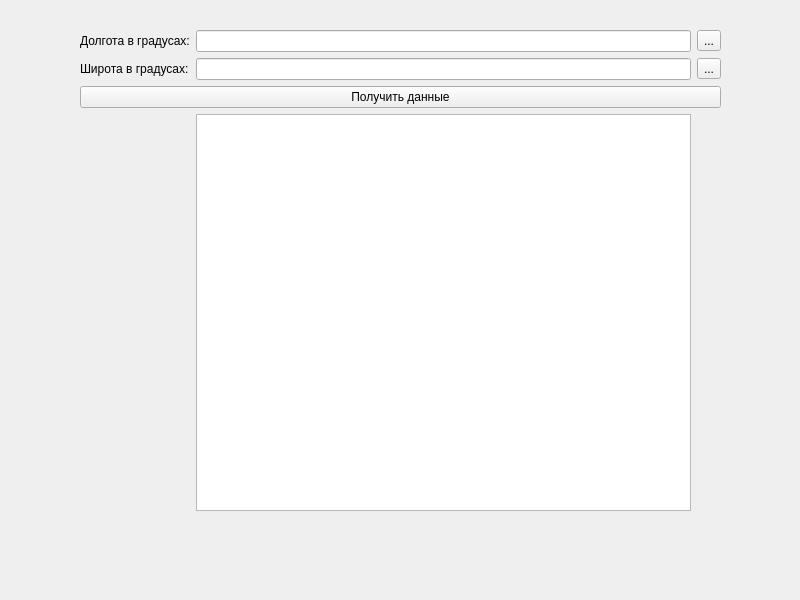
<?xml version="1.0" encoding="UTF-8"?>
<ui version="4.0">
 <class>MainWindow</class>
 <widget class="QMainWindow" name="MainWindow">
  <property name="geometry">
   <rect>
    <x>0</x>
    <y>0</y>
    <width>800</width>
    <height>600</height>
   </rect>
  </property>
  <property name="windowTitle">
   <string>MainWindow</string>
  </property>
  <widget class="QWidget" name="centralwidget">
   <widget class="QWidget" name="gridLayoutWidget">
    <property name="geometry">
     <rect>
      <x>80</x>
      <y>30</y>
      <width>641</width>
      <height>481</height>
     </rect>
    </property>
    <layout class="QGridLayout" name="gridLayout">
     <item row="0" column="2">
      <widget class="QToolButton" name="toolButton_lat">
       <property name="text">
        <string>...</string>
       </property>
      </widget>
     </item>
     <item row="1" column="0">
      <widget class="QLabel" name="label_2">
       <property name="text">
        <string>Широта в градусах:</string>
       </property>
      </widget>
     </item>
     <item row="1" column="1">
      <widget class="QLineEdit" name="lineEdit_lon"/>
     </item>
     <item row="3" column="1">
      <widget class="QTextBrowser" name="textBrowser"/>
     </item>
     <item row="0" column="1">
      <widget class="QLineEdit" name="lineEdit_lat"/>
     </item>
     <item row="1" column="2">
      <widget class="QToolButton" name="toolButton_lon">
       <property name="text">
        <string>...</string>
       </property>
      </widget>
     </item>
     <item row="0" column="0">
      <widget class="QLabel" name="label">
       <property name="text">
        <string>Долгота в градусах:</string>
       </property>
      </widget>
     </item>
     <item row="2" column="0" colspan="3">
      <widget class="QPushButton" name="pushButton">
       <property name="text">
        <string>Получить данные</string>
       </property>
      </widget>
     </item>
    </layout>
   </widget>
  </widget>
 </widget>
 <resources/>
 <connections/>
</ui>
